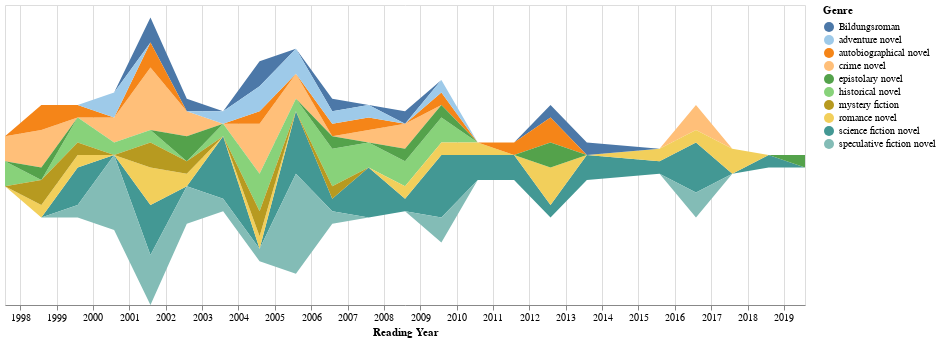

This figure's notebook cell:
### Code cell
q = """
    PREFIX rdfs: <http://www.w3.org/2000/01/rdf-schema#> 
    PREFIX wdt: <http://www.wikidata.org/prop/direct/>
    PREFIX wd: <http://www.wikidata.org/entity/>
    SELECT DISTINCT ?book ?reading ?genre_label
    WHERE { 
        ?book a <https://birot.github.io/ontology/Book>. 
        ?book <https://birot.github.io/ontology/hasWikidataId> ?wiki.
        BIND (IRI(CONCAT(str(wd:),?wiki)) as ?wiki_book).
        OPTIONAL {service <https://query.wikidata.org/sparql> {
            ?wiki_book wdt:P136 ?genre. ?genre rdfs:label ?genre_label filter (lang(?genre_label) = "en").}}
        ?event <https://birot.github.io/ontology/hasBook> ?book.
        ?event <https://birot.github.io/ontology/hasStartDate> ?reading. 
        }
    """

dataframe = pandas.DataFrame(create_graph().query(q))
dataframe.columns=['Entity', 'Reading Year', 'Genre']
dataframe['Books'] = 1

for x in dataframe['Genre'].unique():
    if len(dataframe.loc[dataframe['Genre'].isin([x])]) <= 7:
        dataframe.loc[dataframe['Genre'].isin([x]), 'Genre'] = 'Other'
dataframe['Genre'] = dataframe['Genre'].str.strip()
dataframe = dataframe.loc[~dataframe['Genre'].isin([numpy.nan, None, 'Other', 'essay', 'novella', 'novel'])]        

altair.Chart(dataframe, title='').mark_area().encode(
    x='Reading Year:T', y=altair.Y('sum(Books)', stack="center", axis=None), 
    color=altair.Color('Genre', scale=altair.Scale(scheme='tableau20'))).properties(width=800, height=300)

### Figure 1 — Vega-Lite specification as saved in the notebook (floating-point values rounded to 4 significant figures; data arrays with more than 128 entries replaced by an {"elided": "..."} marker saying what was removed)
{"usermeta": {"embedOptions": {"theme": "fivethirtyeight"}}, "config": {"view": {"continuousWidth": 400, "continuousHeight": 300}}, "data": {"name": "data-8dda7da04a3a536faf855aef765f658f"}, "mark": "area", "encoding": {"color": {"type": "nominal", "field": "Genre", "scale": {"scheme": "tableau20"}}, "x": {"type": "temporal", "field": "Reading Year"}, "y": {"type": "quantitative", "aggregate": "sum", "axis": null, "field": "Books", "stack": "center"}}, "height": 300, "title": "", "width": 800, "$schema": "https://vega.github.io/schema/vega-lite/v4.8.1.json", "datasets": {"data-8dda7da04a3a536faf855aef765f658f": {"elided": "181 records"}}}
